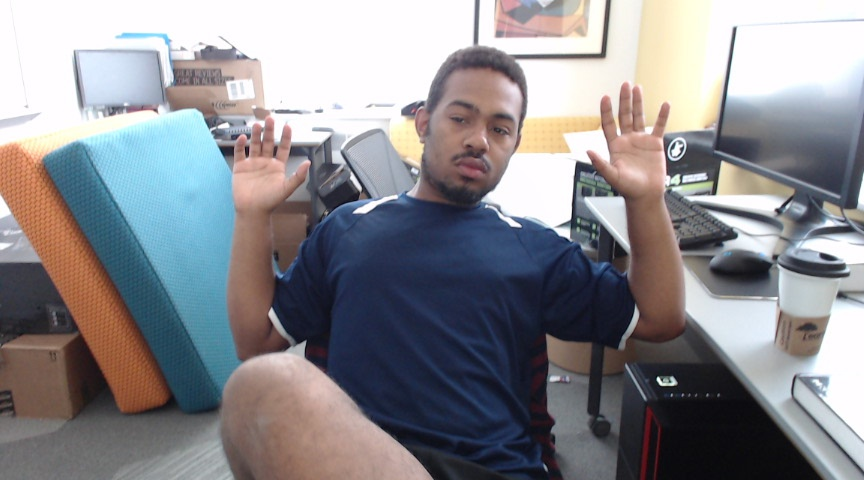
#> input picture convex/1/working/test.jpg, 864 x 480 px
$ python -i color_slider.py   (imports and definitions only)   (Python 2 division)
#> lines starting #> are read from the running program, lines starting #| are printed output that depends on the picture; after the words box and inside, x2 and y2 are one past the last pixel; in counts of white or black regions, pixels touching at a corner belong together
#> further down, picture is the input picture: shape (480, 864, 3); mean B, G, R 142.5, 138, 138.9
#Experimental goal: sliders for selecting a low HSV value
#Camera image is filtered with low, high calues
#Long term goal: used to seed skin color
#for OpenCV 3.0

import cv2
import numpy as np

BLUISH_HUE = 25
HUE_DIST = 15
MAX_HUE = 179

MIN_SAT = 0
MAX_SAT = 255

MIN_VAL = 0
MAX_VAL = 255

IMG_COLOR_DEPTH = 3
IMG_NP_TYPE = np.uint8

win_width = 512
win_height = 600

# chris' vars
slider_name = 'HSV_Tracker'
color_val = [BLUISH_HUE, MIN_SAT, MIN_VAL]
preview = None

def initSlider():
    '''
    Sets up window
    '''
    cv2.namedWindow(slider_name)
    def cb_0(x):
        color_val[0] = x
    def cb_1(x):
        color_val[1] = x
    def cb_2(x):
        color_val[2] = x
    cv2.createTrackbar('h', slider_name, color_val[0], MAX_HUE, cb_0)
    cv2.createTrackbar('s', slider_name, color_val[1], MAX_SAT, cb_1)
    cv2.createTrackbar('v', slider_name, color_val[2], MAX_VAL, cb_2)
    #preview = initImage(win_width,win_height)
    return color_val

def showSlider(frame):
    '''
    Transforms frame and
    shows in namedwindow;
    returns color bounds
    '''
    lower_color, upper_color = clampedColorRange()
    preview = initImage(win_width,win_height) #has to be a better way...
    scaled_frame = cv2.resize(frame,(win_height/2, win_width/2),interpolation = cv2.INTER_AREA) #interpolation???
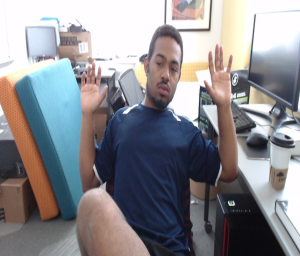
#> scaled_frame: shape (256, 300, 3); mean B, G, R 142.5, 138, 138.9
    color_trans = cv2.cvtColor(scaled_frame,cv2.COLOR_BGR2HSV)
#> color_trans: shape (256, 300, 3); mean H, S, V 90.7, 59.4, 154.4
    mask = cv2.inRange(color_trans, lower_color, upper_color)
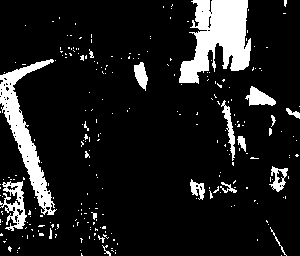
#> mask: shape (256, 300); 11.8% white; 256 white regions (236 under 20 px), largest, box (x1, y1, x2, y2) and area: (179, 0, 251, 84) 3674, (0, 59, 57, 215) 2365, (0, 181, 27, 231) 627
    end_res = cv2.bitwise_and(scaled_frame, scaled_frame, mask=mask)
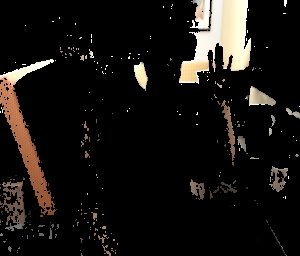
#> end_res: shape (256, 300, 3); mean B, G, R 17.6, 20.5, 23.4
    preview[0:win_width/2,0:win_height/2] = scaled_frame # upper left, clockwise
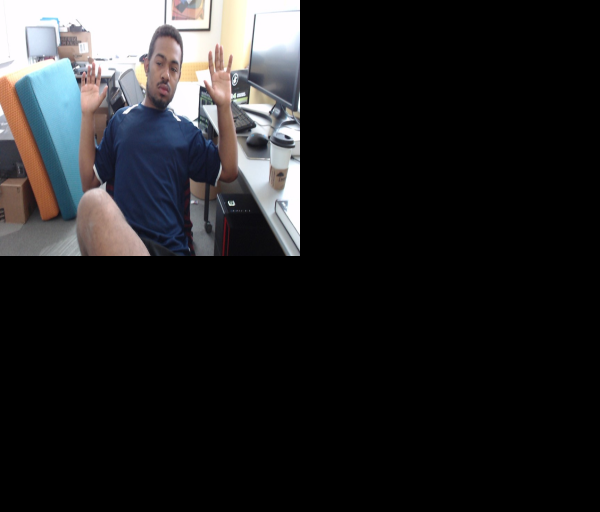
#> preview: shape (512, 600, 3); mean B, G, R 35.6, 34.5, 34.7
    preview[win_width/2:win_width,0:win_height/2] = color_trans
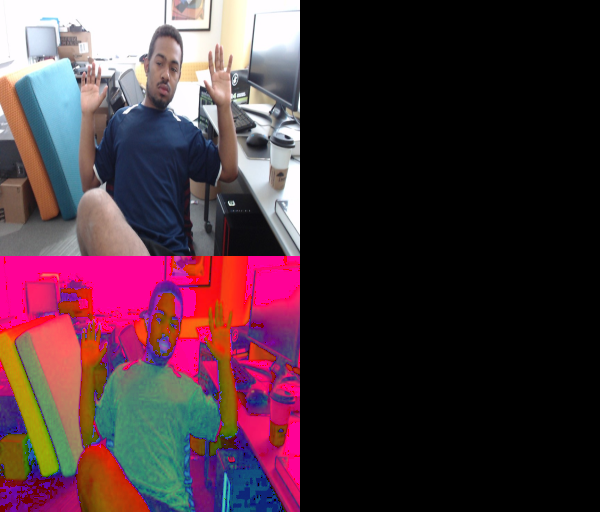
#> preview: shape (512, 600, 3); mean B, G, R 58.3, 49.4, 73.3
    preview[0:win_width/2,win_height/2:win_height] = cv2.cvtColor(mask,cv2.COLOR_GRAY2BGR)
    preview[win_width/2:win_width,win_height/2:win_height] = end_res
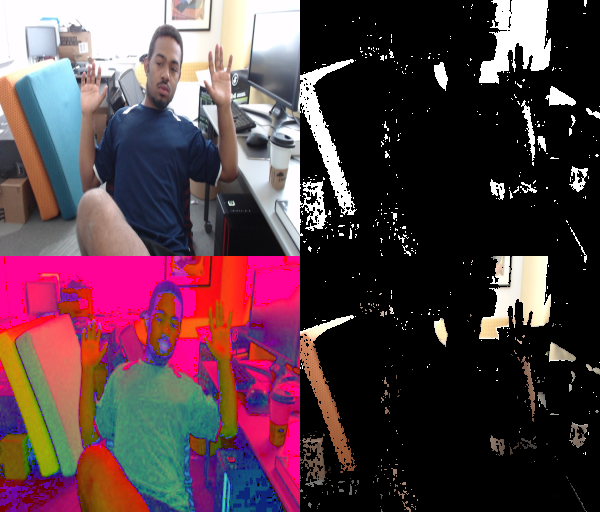
#> preview: shape (512, 600, 3); mean B, G, R 70.3, 62, 86.7
    cv2.imshow(slider_name, preview)
    return (lower_color, upper_color)

def initImage(twidth, theight):
    '''
    Makes empty pic
    '''
    return np.zeros( shape=(twidth, theight, IMG_COLOR_DEPTH), dtype=IMG_NP_TYPE)

def clampedColorRange():
    '''
    Gets color bounds
    '''
    lowHue = max(color_val[0] - HUE_DIST, 0)
    highHue = min(color_val[0] + HUE_DIST, MAX_HUE)
    small = np.array([lowHue, color_val[1], color_val[2]])
    high = np.array([highHue, MAX_SAT, MAX_VAL])
    return small, high

# [16 lines of commented-out code are left out]

>>> import cv2
>>> picture = cv2.imread('../working/test.jpg')
>>> result = showSlider(picture)
#> result = ([10, 0, 0], [40, 255, 255])

$ run again, on convex/1/working/left.jpg
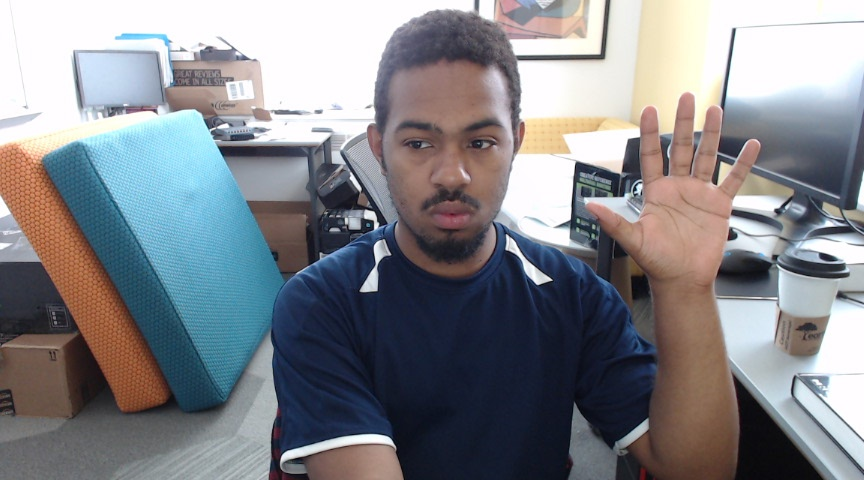
#> input picture convex/1/working/left.jpg, 864 x 480 px
#> picture is the input picture: shape (480, 864, 3); mean B, G, R 138.1, 133, 131.7
#> color_trans: shape (256, 300, 3); mean H, S, V 90, 68.1, 149.7
#> in showSlider, `mask = cv2.inRange(color_trans, lower_color, upper_color)`:
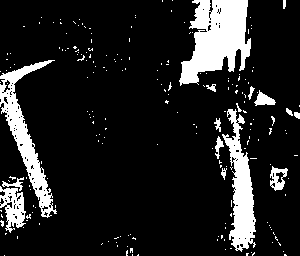
#> mask: shape (256, 300); 13.6% white; 211 white regions (195 under 20 px), largest, box (x1, y1, x2, y2) and area: (179, 0, 251, 86) 3806, (0, 60, 57, 218) 2318, (222, 109, 256, 252) 2232
#> in showSlider, `preview[win_width/2:win_width,win_height/2:win_height] = end_res`:
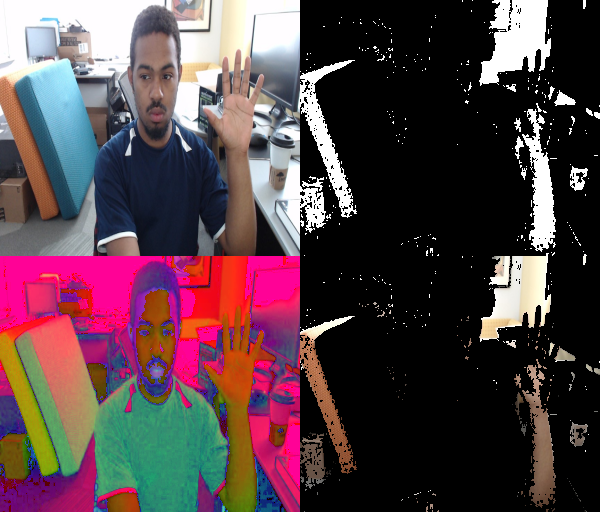
#> preview: shape (512, 600, 3); mean B, G, R 70.4, 64.4, 85.3
#> result = ([10, 0, 0], [40, 255, 255])

$ run again, on convex/1/working/right.jpg
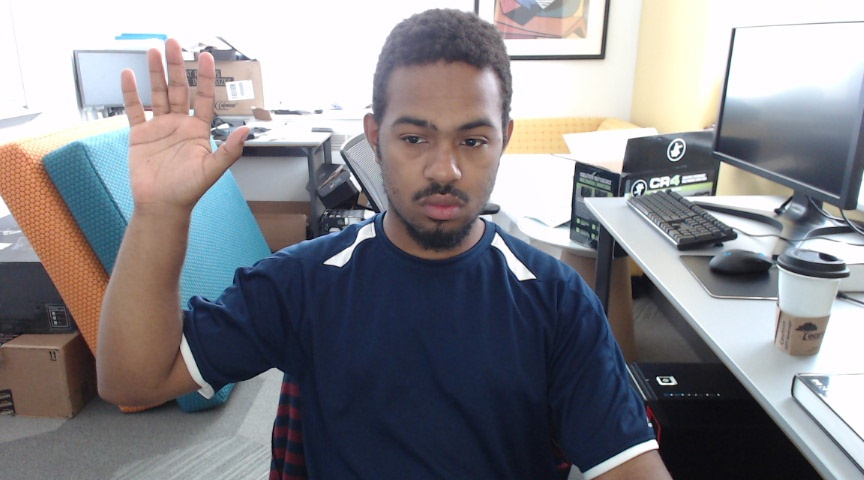
#> input picture convex/1/working/right.jpg, 864 x 480 px
#> picture is the input picture: shape (480, 864, 3); mean B, G, R 138.6, 133.7, 134.8
#> color_trans: shape (256, 300, 3); mean H, S, V 93.1, 60.8, 149
#> in showSlider, `mask = cv2.inRange(color_trans, lower_color, upper_color)`:
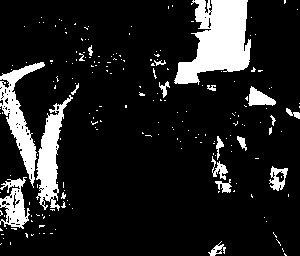
#> mask: shape (256, 300); 13.2% white; 203 white regions (183 under 20 px), largest, box (x1, y1, x2, y2) and area: (174, 0, 251, 85) 3951, (0, 62, 45, 188) 1727, (36, 95, 73, 211) 1682
#> in showSlider, `preview[win_width/2:win_width,win_height/2:win_height] = end_res`:
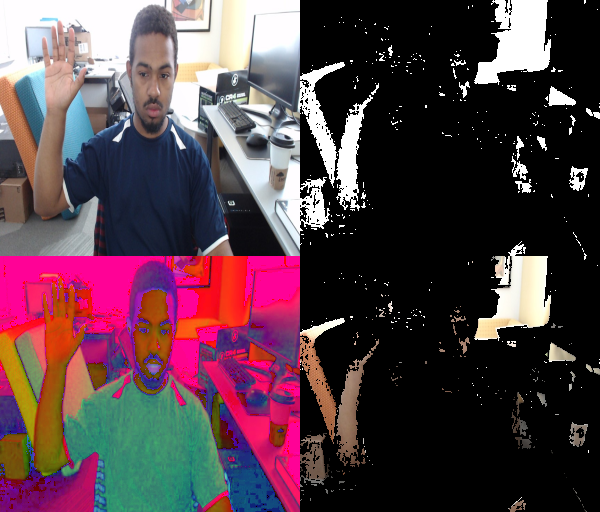
#> preview: shape (512, 600, 3); mean B, G, R 71.3, 62.7, 85.7
#> result = ([10, 0, 0], [40, 255, 255])
